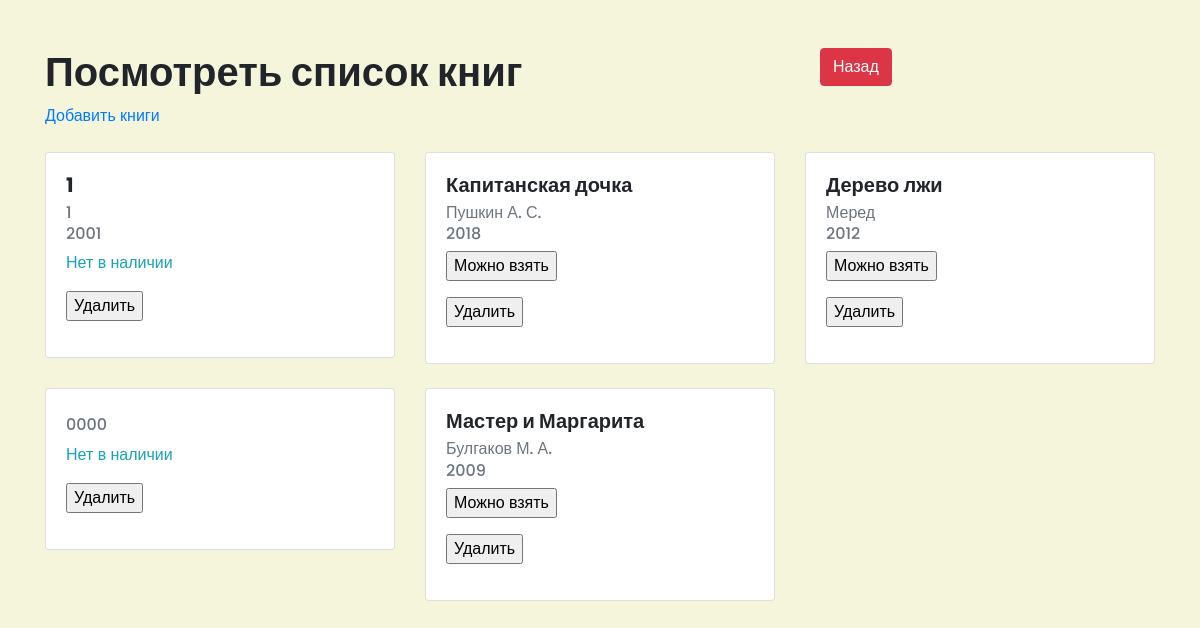
/index.php (signed in), run on the app's committed database.
### tables this page shows
CREATE TABLE `book` (
  `book_id` int(11) UNSIGNED NOT NULL,
  `title` varchar(255) NOT NULL,
  `author` varchar(255) NOT NULL,
  `year_publication` year(4) NOT NULL,
  `quantity` int(100) NOT NULL
);

### index.php (the view, shortened to what this page needs)
<?php
	include("connect.php");
	if (isset($_POST['btn'])) {
		$quantity=$_POST['quantity'];
		$q="SELECT * FROM `book` where `quantity`='$quantity'";
		$query=mysqli_query($con,$q);
	}
	else {
		$q= "select * from book";
		$query=mysqli_query($con,$q);
	}
?>
<html>
<head>
	<link rel="stylesheet" href=
"https://maxcdn.bootstrapcdn.com/bootstrap/4.4.1/css/bootstrap.min.css">
	<link rel="stylesheet"
		href="css/style.css">
</head>
<body>
	<div class="container mt-5">
		<div class="row">
			<div class="col-lg-8">
				<h1>Посмотреть список книг</h1>
				<a href="add.php">Добавить книги</a>
			</div>
			<div class="col-lg-4">
				<div class="row">
					<div class="col-lg-8">
							 <div class="col-lg-4"
								method="post">
								<a href="add.php"><input type="submit"
								class="btn btn-danger float-left"
								name="btn" value="Назад"> </a>
							</div>
					</div>
				</div>
			</div>
		</div>
		<div class="row mt-4">
			<?php
				while ($qq=mysqli_fetch_array($query))
				{
			?>
			<div class="col-lg-4">
				<div class="card">
					<div class="card-body">
						<h5 class="card-title">
							<?php echo $qq['title']; ?>
						</h5>
						<h6 class="card-subtitle mb-2 text-muted">
							<?php echo
							$qq['author']; ?>
						</h6>
                        <h6 class="card-subtitle mb-2 text-muted">
							<?php echo
							$qq['year_publication']; ?>
						</h6>
						<?php
						if($qq['quantity'] == 0) {
						?>
						<p class="text-info">Нет в наличии</p>
						<?php
						} else if($qq['quantity'] >= 1) {
						?>
						<form method="POST" action="">
							<input type="submit" value="Можно взять" name="btn_quantity">
						</form>
						<?php } ?>
						<form method="POST" action="">
							<input type="submit" value="Удалить" name="btn_delete">
						</form>
					</div>
				</div><br>
			</div>
			<?php
			}
			?>
		</div>
	</div>
</body>
</html>

### css/style.css (style rules this page uses)
body { font-family: 'Poppins', sans-serif; font-weight: 300; background-color: beige; }
h1, h2, h3, h4, h5 { font-family: 'Poppins', sans-serif; font-weight: 700; }

### data on the page
book: title "1", author "1", year_publication "2001", quantity "Нет в наличии"
book: title "Капитанская дочка", author "Пушкин А. С.", year_publication "2018"
book: title "Дерево лжи", author "Меред", year_publication "2012"
book: year_publication "0000", quantity "Нет в наличии"
book: title "Мастер и Маргарита", author "Булгаков М. А.", year_publication "2009"
